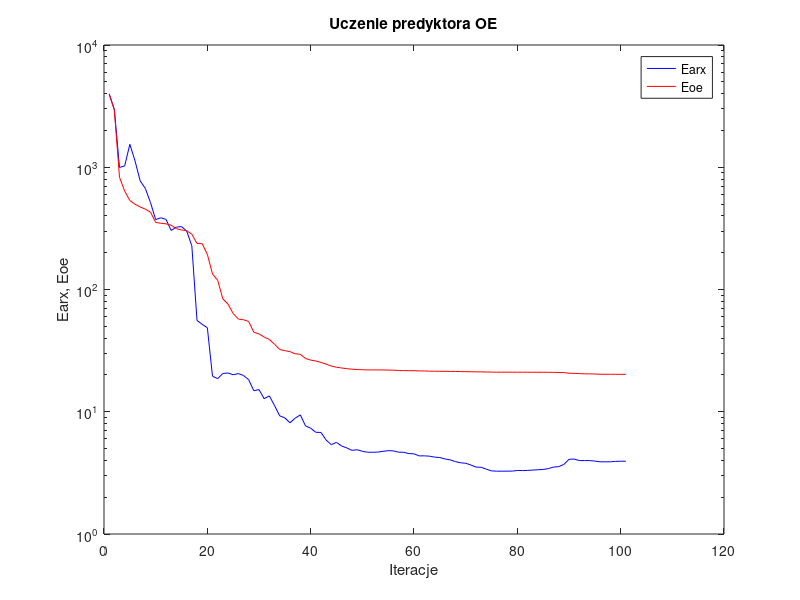
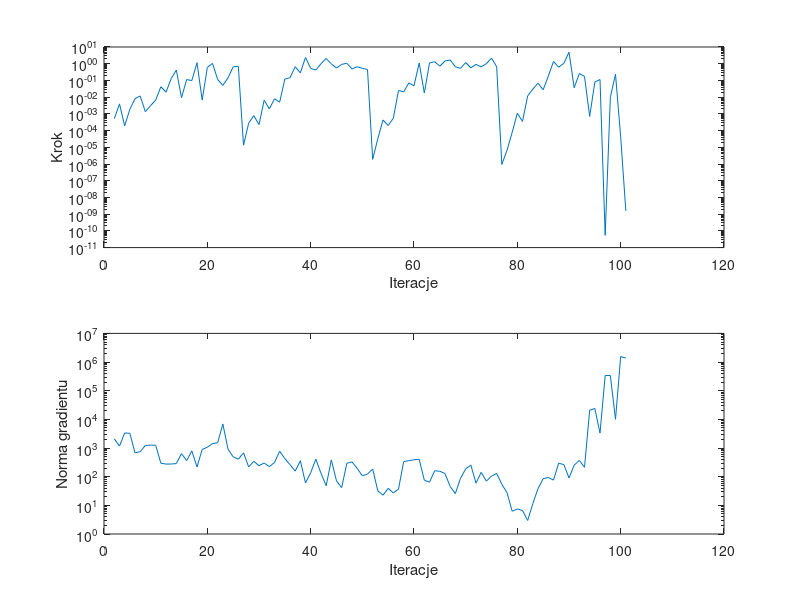

MATLAB code to generate these figures, in order:
%uczenie predyktora oe
clear all;
n=0; farx(n+1)=3.989972e+003; foe(n+1)=3.966902e+003; wspucz(n+1)=0.000000e+000; ng(n+1)=0.000000e+000;
%odnowa zmiennej metryki
n=1; farx(n+1)=2.976271e+003; foe(n+1)=2.943235e+003; krok(n+1)=5.188110e-004; ng(n+1)=2.084929e+003;
n=2; farx(n+1)=9.968008e+002; foe(n+1)=8.285342e+002; krok(n+1)=3.941672e-003; ng(n+1)=1.169084e+003;
n=3; farx(n+1)=1.025460e+003; foe(n+1)=6.376438e+002; krok(n+1)=1.915864e-004; ng(n+1)=3.357010e+003;
n=4; farx(n+1)=1.540989e+003; foe(n+1)=5.346648e+002; krok(n+1)=1.859950e-003; ng(n+1)=3.253924e+003;
n=5; farx(n+1)=1.129288e+003; foe(n+1)=4.984842e+002; krok(n+1)=8.111094e-003; ng(n+1)=6.827537e+002;
n=6; farx(n+1)=7.744158e+002; foe(n+1)=4.732902e+002; krok(n+1)=1.175824e-002; ng(n+1)=7.439440e+002;
n=7; farx(n+1)=6.703403e+002; foe(n+1)=4.542916e+002; krok(n+1)=1.350546e-003; ng(n+1)=1.231940e+003;
n=8; farx(n+1)=5.134534e+002; foe(n+1)=4.295010e+002; krok(n+1)=3.096691e-003; ng(n+1)=1.262322e+003;
n=9; farx(n+1)=3.736194e+002; foe(n+1)=3.541582e+002; krok(n+1)=6.583213e-003; ng(n+1)=1.251029e+003;
n=10; farx(n+1)=3.859973e+002; foe(n+1)=3.479839e+002; krok(n+1)=4.183102e-002; ng(n+1)=2.956879e+002;
n=11; farx(n+1)=3.744893e+002; foe(n+1)=3.445535e+002; krok(n+1)=1.980819e-002; ng(n+1)=2.757288e+002;
n=12; farx(n+1)=3.041244e+002; foe(n+1)=3.355363e+002; krok(n+1)=1.278902e-001; ng(n+1)=2.764379e+002;
n=13; farx(n+1)=3.237735e+002; foe(n+1)=3.146493e+002; krok(n+1)=4.177026e-001; ng(n+1)=2.869377e+002;
n=14; farx(n+1)=3.269900e+002; foe(n+1)=3.067216e+002; krok(n+1)=9.251671e-003; ng(n+1)=6.366476e+002;
n=15; farx(n+1)=3.013170e+002; foe(n+1)=3.031227e+002; krok(n+1)=1.125137e-001; ng(n+1)=3.648677e+002;
n=16; farx(n+1)=2.273851e+002; foe(n+1)=2.833661e+002; krok(n+1)=9.809225e-002; ng(n+1)=7.907801e+002;
n=17; farx(n+1)=5.587884e+001; foe(n+1)=2.380713e+002; krok(n+1)=1.152651e+000; ng(n+1)=2.178789e+002;
n=18; farx(n+1)=5.188830e+001; foe(n+1)=2.370684e+002; krok(n+1)=6.681129e-003; ng(n+1)=8.881101e+002;
n=19; farx(n+1)=4.873825e+001; foe(n+1)=1.940366e+002; krok(n+1)=6.051036e-001; ng(n+1)=1.068191e+003;
n=20; farx(n+1)=1.954481e+001; foe(n+1)=1.339946e+002; krok(n+1)=1.037206e+000; ng(n+1)=1.421886e+003;
n=21; farx(n+1)=1.864946e+001; foe(n+1)=1.189992e+002; krok(n+1)=1.142254e-001; ng(n+1)=1.527892e+003;
n=22; farx(n+1)=2.057647e+001; foe(n+1)=8.388073e+001; krok(n+1)=5.055608e-002; ng(n+1)=6.905925e+003;
n=23; farx(n+1)=2.074953e+001; foe(n+1)=7.587772e+001; krok(n+1)=1.414327e-001; ng(n+1)=9.173080e+002;
n=24; farx(n+1)=2.007395e+001; foe(n+1)=6.367187e+001; krok(n+1)=6.477968e-001; ng(n+1)=4.928315e+002;
n=25; farx(n+1)=2.052645e+001; foe(n+1)=5.731320e+001; krok(n+1)=6.871474e-001; ng(n+1)=4.072942e+002;
%odnowa zmiennej metryki
n=26; farx(n+1)=1.980095e+001; foe(n+1)=5.656498e+001; krok(n+1)=1.328171e-005; ng(n+1)=6.820046e+002;
n=27; farx(n+1)=1.828773e+001; foe(n+1)=5.476143e+001; krok(n+1)=2.778542e-004; ng(n+1)=2.197438e+002;
n=28; farx(n+1)=1.484840e+001; foe(n+1)=4.469915e+001; krok(n+1)=7.841746e-004; ng(n+1)=3.432565e+002;
n=29; farx(n+1)=1.518029e+001; foe(n+1)=4.335995e+001; krok(n+1)=2.266194e-004; ng(n+1)=2.410802e+002;
n=30; farx(n+1)=1.279105e+001; foe(n+1)=4.077675e+001; krok(n+1)=6.583213e-003; ng(n+1)=2.997601e+002;
n=31; farx(n+1)=1.349457e+001; foe(n+1)=3.904080e+001; krok(n+1)=1.964993e-003; ng(n+1)=2.244751e+002;
n=32; farx(n+1)=1.124655e+001; foe(n+1)=3.569033e+001; krok(n+1)=7.981858e-003; ng(n+1)=3.124456e+002;
n=33; farx(n+1)=9.261105e+000; foe(n+1)=3.232100e+001; krok(n+1)=5.003630e-003; ng(n+1)=7.731642e+002;
n=34; farx(n+1)=8.907480e+000; foe(n+1)=3.159052e+001; krok(n+1)=1.204927e-001; ng(n+1)=4.274874e+002;
n=35; farx(n+1)=8.126697e+000; foe(n+1)=3.102709e+001; krok(n+1)=1.452529e-001; ng(n+1)=2.633062e+002;
n=36; farx(n+1)=8.864177e+000; foe(n+1)=2.980306e+001; krok(n+1)=6.674595e-001; ng(n+1)=1.562787e+002;
n=37; farx(n+1)=9.421333e+000; foe(n+1)=2.949415e+001; krok(n+1)=2.818076e-001; ng(n+1)=3.616629e+002;
n=38; farx(n+1)=7.667967e+000; foe(n+1)=2.726781e+001; krok(n+1)=2.380747e+000; ng(n+1)=6.037205e+001;
n=39; farx(n+1)=7.339784e+000; foe(n+1)=2.645258e+001; krok(n+1)=5.231840e-001; ng(n+1)=1.360038e+002;
n=40; farx(n+1)=6.791125e+000; foe(n+1)=2.602289e+001; krok(n+1)=4.164005e-001; ng(n+1)=4.085989e+002;
n=41; farx(n+1)=6.772560e+000; foe(n+1)=2.530830e+001; krok(n+1)=9.961132e-001; ng(n+1)=1.307033e+002;
n=42; farx(n+1)=5.859512e+000; foe(n+1)=2.453477e+001; krok(n+1)=2.050450e+000; ng(n+1)=4.834135e+001;
n=43; farx(n+1)=5.383168e+000; foe(n+1)=2.364666e+001; krok(n+1)=9.709405e-001; ng(n+1)=3.858938e+002;
n=44; farx(n+1)=5.616115e+000; foe(n+1)=2.312567e+001; krok(n+1)=5.548341e-001; ng(n+1)=7.118582e+001;
n=45; farx(n+1)=5.241486e+000; foe(n+1)=2.280518e+001; krok(n+1)=9.073805e-001; ng(n+1)=4.147251e+001;
n=46; farx(n+1)=5.060575e+000; foe(n+1)=2.250086e+001; krok(n+1)=1.065469e+000; ng(n+1)=2.939032e+002;
n=47; farx(n+1)=4.832415e+000; foe(n+1)=2.229552e+001; krok(n+1)=4.884576e-001; ng(n+1)=3.269976e+002;
n=48; farx(n+1)=4.892255e+000; foe(n+1)=2.214597e+001; krok(n+1)=6.564205e-001; ng(n+1)=1.953051e+002;
n=49; farx(n+1)=4.747932e+000; foe(n+1)=2.206976e+001; krok(n+1)=5.316748e-001; ng(n+1)=1.075323e+002;
n=50; farx(n+1)=4.666341e+000; foe(n+1)=2.200512e+001; krok(n+1)=4.498732e-001; ng(n+1)=1.234670e+002;
%odnowa zmiennej metryki
n=51; farx(n+1)=4.663608e+000; foe(n+1)=2.199633e+001; krok(n+1)=1.899935e-006; ng(n+1)=1.841372e+002;
n=52; farx(n+1)=4.677104e+000; foe(n+1)=2.199167e+001; krok(n+1)=3.287905e-005; ng(n+1)=3.189824e+001;
n=53; farx(n+1)=4.744611e+000; foe(n+1)=2.196662e+001; krok(n+1)=4.325367e-004; ng(n+1)=2.263620e+001;
n=54; farx(n+1)=4.806976e+000; foe(n+1)=2.192038e+001; krok(n+1)=1.997320e-004; ng(n+1)=3.907912e+001;
n=55; farx(n+1)=4.785037e+000; foe(n+1)=2.188492e+001; krok(n+1)=5.504055e-004; ng(n+1)=2.714552e+001;
n=56; farx(n+1)=4.668569e+000; foe(n+1)=2.173077e+001; krok(n+1)=2.489395e-002; ng(n+1)=3.686886e+001;
n=57; farx(n+1)=4.661511e+000; foe(n+1)=2.171070e+001; krok(n+1)=2.079162e-002; ng(n+1)=3.365874e+002;
n=58; farx(n+1)=4.548246e+000; foe(n+1)=2.167946e+001; krok(n+1)=7.092411e-002; ng(n+1)=3.628781e+002;
n=59; farx(n+1)=4.527703e+000; foe(n+1)=2.166601e+001; krok(n+1)=4.774286e-002; ng(n+1)=3.896820e+002;
n=60; farx(n+1)=4.353934e+000; foe(n+1)=2.156447e+001; krok(n+1)=1.109668e+000; ng(n+1)=4.021906e+002;
n=61; farx(n+1)=4.359315e+000; foe(n+1)=2.156159e+001; krok(n+1)=1.771116e-002; ng(n+1)=7.522981e+001;
n=62; farx(n+1)=4.331133e+000; foe(n+1)=2.148595e+001; krok(n+1)=1.114269e+000; ng(n+1)=6.425223e+001;
n=63; farx(n+1)=4.256188e+000; foe(n+1)=2.145481e+001; krok(n+1)=1.311594e+000; ng(n+1)=1.609527e+002;
n=64; farx(n+1)=4.219088e+000; foe(n+1)=2.143575e+001; krok(n+1)=7.101669e-001; ng(n+1)=1.547774e+002;
n=65; farx(n+1)=4.111463e+000; foe(n+1)=2.140867e+001; krok(n+1)=1.462039e+000; ng(n+1)=1.287117e+002;
n=66; farx(n+1)=4.042727e+000; foe(n+1)=2.138393e+001; krok(n+1)=1.659005e+000; ng(n+1)=4.552869e+001;
n=67; farx(n+1)=3.911796e+000; foe(n+1)=2.134969e+001; krok(n+1)=6.620810e-001; ng(n+1)=2.572154e+001;
n=68; farx(n+1)=3.824774e+000; foe(n+1)=2.132197e+001; krok(n+1)=5.249576e-001; ng(n+1)=8.757266e+001;
n=69; farx(n+1)=3.791660e+000; foe(n+1)=2.128151e+001; krok(n+1)=1.168436e+000; ng(n+1)=1.862289e+002;
n=70; farx(n+1)=3.668313e+000; foe(n+1)=2.124627e+001; krok(n+1)=5.636152e-001; ng(n+1)=2.555450e+002;
n=71; farx(n+1)=3.528474e+000; foe(n+1)=2.120481e+001; krok(n+1)=9.073805e-001; ng(n+1)=5.921286e+001;
n=72; farx(n+1)=3.514425e+000; foe(n+1)=2.118207e+001; krok(n+1)=6.480438e-001; ng(n+1)=1.419530e+002;
n=73; farx(n+1)=3.391020e+000; foe(n+1)=2.114591e+001; krok(n+1)=1.001603e+000; ng(n+1)=7.010875e+001;
n=74; farx(n+1)=3.283516e+000; foe(n+1)=2.110985e+001; krok(n+1)=2.172520e+000; ng(n+1)=1.044747e+002;
n=75; farx(n+1)=3.264839e+000; foe(n+1)=2.107575e+001; krok(n+1)=6.577988e-001; ng(n+1)=1.303709e+002;
%odnowa zmiennej metryki
n=76; farx(n+1)=3.264820e+000; foe(n+1)=2.107534e+001; krok(n+1)=9.419256e-007; ng(n+1)=5.401111e+001;
n=77; farx(n+1)=3.267103e+000; foe(n+1)=2.107420e+001; krok(n+1)=6.627791e-006; ng(n+1)=2.786836e+001;
n=78; farx(n+1)=3.270426e+000; foe(n+1)=2.107372e+001; krok(n+1)=7.765442e-005; ng(n+1)=6.223396e+000;
n=79; farx(n+1)=3.309099e+000; foe(n+1)=2.106197e+001; krok(n+1)=1.093065e-003; ng(n+1)=7.510255e+000;
n=80; farx(n+1)=3.302753e+000; foe(n+1)=2.105967e+001; krok(n+1)=3.505202e-004; ng(n+1)=6.597456e+000;
n=81; farx(n+1)=3.314024e+000; foe(n+1)=2.105118e+001; krok(n+1)=1.183106e-002; ng(n+1)=2.960533e+000;
n=82; farx(n+1)=3.334428e+000; foe(n+1)=2.104613e+001; krok(n+1)=3.002384e-002; ng(n+1)=1.158054e+001;
n=83; farx(n+1)=3.353736e+000; foe(n+1)=2.104301e+001; krok(n+1)=6.826594e-002; ng(n+1)=3.822543e+001;
n=84; farx(n+1)=3.372440e+000; foe(n+1)=2.104216e+001; krok(n+1)=2.763178e-002; ng(n+1)=8.501787e+001;
n=85; farx(n+1)=3.428101e+000; foe(n+1)=2.103603e+001; krok(n+1)=1.827549e-001; ng(n+1)=9.406798e+001;
n=86; farx(n+1)=3.527655e+000; foe(n+1)=2.099488e+001; krok(n+1)=1.355546e+000; ng(n+1)=7.589195e+001;
n=87; farx(n+1)=3.553817e+000; foe(n+1)=2.095677e+001; krok(n+1)=6.212565e-001; ng(n+1)=2.952635e+002;
n=88; farx(n+1)=3.708148e+000; foe(n+1)=2.091393e+001; krok(n+1)=1.046368e+000; ng(n+1)=2.643995e+002;
n=89; farx(n+1)=4.082865e+000; foe(n+1)=2.066364e+001; krok(n+1)=4.881108e+000; ng(n+1)=9.036630e+001;
n=90; farx(n+1)=4.103238e+000; foe(n+1)=2.062108e+001; krok(n+1)=3.654252e-002; ng(n+1)=2.528901e+002;
n=91; farx(n+1)=3.986345e+000; foe(n+1)=2.050730e+001; krok(n+1)=2.587256e-001; ng(n+1)=3.698887e+002;
n=92; farx(n+1)=3.985586e+000; foe(n+1)=2.042342e+001; krok(n+1)=1.730260e-001; ng(n+1)=2.119476e+002;
n=93; farx(n+1)=3.985235e+000; foe(n+1)=2.042271e+001; krok(n+1)=7.034667e-004; ng(n+1)=2.084003e+004;
n=94; farx(n+1)=3.948267e+000; foe(n+1)=2.035688e+001; krok(n+1)=8.000730e-002; ng(n+1)=2.395380e+004;
n=95; farx(n+1)=3.895162e+000; foe(n+1)=2.026144e+001; krok(n+1)=1.129119e-001; ng(n+1)=3.317774e+003;
n=96; farx(n+1)=3.895162e+000; foe(n+1)=2.026144e+001; krok(n+1)=5.411454e-011; ng(n+1)=3.384649e+005;
n=97; farx(n+1)=3.895588e+000; foe(n+1)=2.026084e+001; krok(n+1)=9.661282e-003; ng(n+1)=3.384649e+005;
n=98; farx(n+1)=3.927917e+000; foe(n+1)=2.024156e+001; krok(n+1)=2.343012e-001; ng(n+1)=1.001528e+004;
n=99; farx(n+1)=3.937851e+000; foe(n+1)=2.023564e+001; krok(n+1)=4.156331e-005; ng(n+1)=1.551591e+006;
n=100; farx(n+1)=3.937851e+000; foe(n+1)=2.023564e+001; krok(n+1)=1.575382e-009; ng(n+1)=1.373660e+006;

figure; semilogy(farx,'b'); hold on; semilogy(foe,'r'); xlabel('Iteracje'); ylabel('Earx, Eoe'); legend('Earx','Eoe'); title('Uczenie predyktora OE');
figure; subplot(2,1,1); semilogy(krok); xlabel('Iteracje'); ylabel('Krok');
subplot(2,1,2); semilogy(ng); xlabel('Iteracje'); ylabel('Norma gradientu');
Earx=farx(n+1)
Eoe=foe(n+1)
